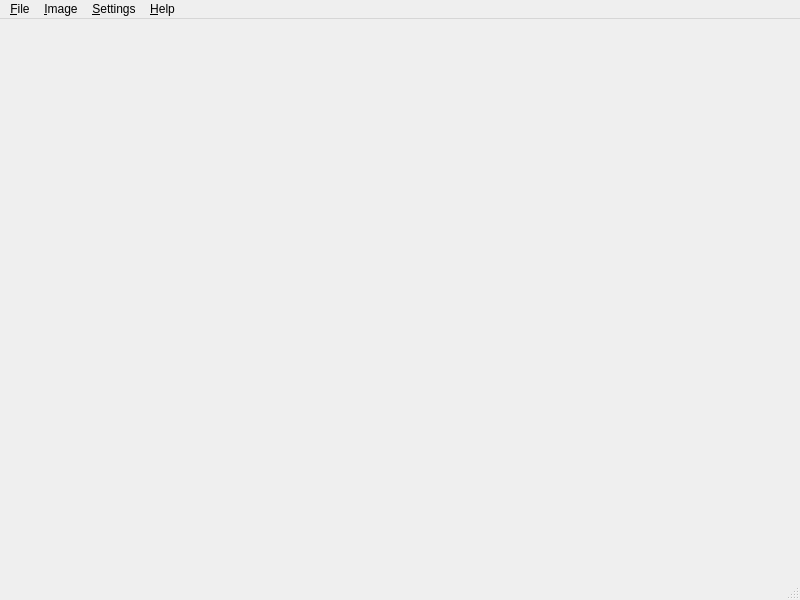
<?xml version="1.0" encoding="UTF-8"?>
<ui version="4.0">
 <class>KitsuneUi</class>
 <widget class="QMainWindow" name="KitsuneUi">
  <property name="geometry">
   <rect>
    <x>0</x>
    <y>0</y>
    <width>800</width>
    <height>600</height>
   </rect>
  </property>
  <property name="windowTitle">
   <string>Kitsune v0.2-preAlpha</string>
  </property>
  <widget class="QWidget" name="centralwidget"/>
  <widget class="QMenuBar" name="menuBar">
   <property name="geometry">
    <rect>
     <x>0</x>
     <y>0</y>
     <width>800</width>
     <height>23</height>
    </rect>
   </property>
   <widget class="QMenu" name="menuFile">
    <property name="title">
     <string>&amp;File</string>
    </property>
    <addaction name="openAct"/>
    <addaction name="saveAsAct"/>
    <addaction name="separator"/>
    <addaction name="exitAct"/>
   </widget>
   <widget class="QMenu" name="menuImage">
    <property name="enabled">
     <bool>true</bool>
    </property>
    <property name="title">
     <string>&amp;Image</string>
    </property>
    <addaction name="expPaletteAct"/>
    <addaction name="expTileSetAct"/>
   </widget>
   <widget class="QMenu" name="menuHelp">
    <property name="title">
     <string>&amp;Help</string>
    </property>
    <addaction name="aboutAct"/>
    <addaction name="aboutQtAct"/>
   </widget>
   <widget class="QMenu" name="menuSettings">
    <property name="title">
     <string>&amp;Settings</string>
    </property>
    <widget class="QMenu" name="menuBit_Format">
     <property name="title">
      <string>Bit Format</string>
     </property>
     <addaction name="_2bppAct"/>
     <addaction name="_4bppAct"/>
    </widget>
    <addaction name="menuBit_Format"/>
   </widget>
   <addaction name="menuFile"/>
   <addaction name="menuImage"/>
   <addaction name="menuSettings"/>
   <addaction name="menuHelp"/>
  </widget>
  <widget class="QStatusBar" name="statusBar"/>
  <action name="openAct">
   <property name="text">
    <string>&amp;Open...</string>
   </property>
  </action>
  <action name="exitAct">
   <property name="text">
    <string>E&amp;xit</string>
   </property>
  </action>
  <action name="aboutAct">
   <property name="text">
    <string>&amp;About</string>
   </property>
  </action>
  <action name="aboutQtAct">
   <property name="text">
    <string>About &amp;Qt</string>
   </property>
  </action>
  <action name="saveAsAct">
   <property name="text">
    <string>Save &amp;As... </string>
   </property>
  </action>
  <action name="expPaletteAct">
   <property name="text">
    <string>Export &amp;Palette</string>
   </property>
  </action>
  <action name="expTileSetAct">
   <property name="text">
    <string>Export Tile &amp;Set</string>
   </property>
  </action>
  <action name="_2bppAct">
   <property name="checkable">
    <bool>true</bool>
   </property>
   <property name="text">
    <string>2 bpp</string>
   </property>
  </action>
  <action name="_4bppAct">
   <property name="checkable">
    <bool>true</bool>
   </property>
   <property name="checked">
    <bool>true</bool>
   </property>
   <property name="text">
    <string>4 bpp</string>
   </property>
  </action>
 </widget>
 <resources/>
 <connections/>
</ui>
